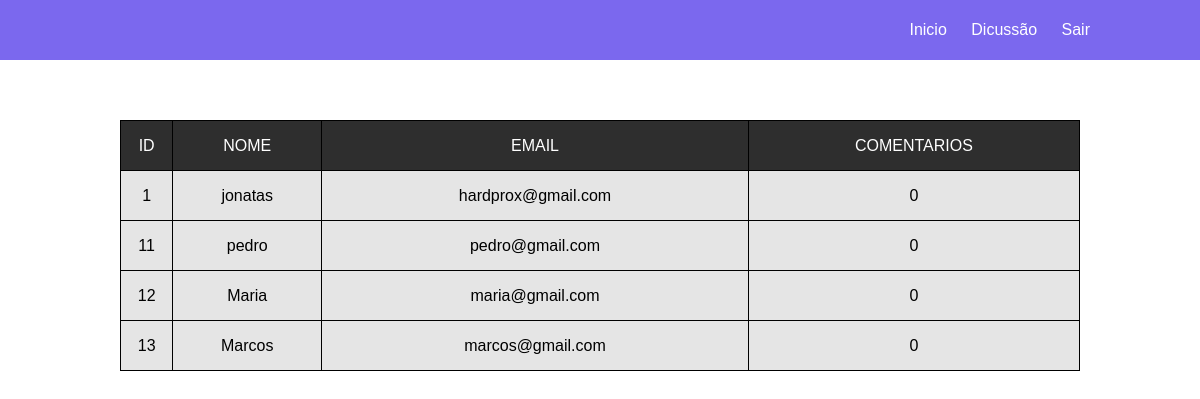
Page /dados.php (signed in) on the committed database.
### tables this page shows
CREATE TABLE `usuarios` (
  `id` int(11) NOT NULL,
  `nome` varchar(40) DEFAULT NULL,
  `email` varchar(40) DEFAULT NULL,
  `senha` varchar(32) DEFAULT NULL
);

### classes/usuarios.php (called while the page is built, shortened)
<?php
class Usuario{
	private $pdo;
	public function __construct($dbname, $host, $usuario, $senha){
		try{
			$this->pdo = new PDO("mysql: host=".$host.";dbname=".$dbname,$usuario,$senha);
		} catch(PDOException $e){
			echo "Erro DB: ".$e->getCode()." Mensagem: ".$e->getMessage();
		} catch(Exception $e){
			echo "Erro: ".$e->getCode()." Mensagem: ".$e->getMessage();
		}
	}
	public function buscarTodosUser(){
		$cmd = $this->pdo->prepare("
				SELECT usuarios.id,usuarios.nome,usuarios.email,
				COUNT(comentarios.id) as 'quantidade'
				FROM usuarios
				LEFT JOIN comentarios
				on usuarios.id = comentarios.pk_id_usuario
				GROUP by usuarios.id
			");
		$cmd->execute();
		$dados = $cmd->fetchALL(PDO::FETCH_ASSOC);
		return $dados;
	}
}

### dados.php (the view, shortened to what this page needs)
<?php
require_once 'classes/usuarios.php';
$us = new Usuario("projeto_comentarios", "localhost", "root", "");
$dados = $us->buscarTodosUser();
?>
<!DOCTYPE html>
<html>
<head>
</head>
<body>
	<nav>
		<ul>
			<li><a href="index.php">Inicio</a></li>
			<li><a href="discussao.php">Dicussão</a></li>
			<li><a href="sair.php">Sair</a></li>
		</ul>
	</nav>
	<table>
		<tr id="titulo">
			<td>ID</td>
			<td>NOME</td>
			<td>EMAIL</td>
			<td>COMENTARIOS</td>
		</tr>
		<?php
			if(count($dados) > 0)
			{
				foreach ($dados as $v) {
		?>
		<tr>
			<td><?php echo $v['id']; ?></td>
			<td><?php echo $v['nome']; ?></td>
			<td><?php echo $v['email']; ?></td>
			<td><?php echo $v['quantidade']; ?></td>
		</tr>
		<?php
				}
		}
		?>
	</table>
</body>
</html>

### dados.php (style rules this page uses)
* { margin: 0; padding: 0; }
body { font-family: arial; }
nav { background: rgba(123,104,238); height: 60px; margin-bottom: 60px; }
ul { list-style: none; float: right; margin-right: 100px; }
li { display: inline-block; line-height: 60px; padding: 0px 10px; }
li a { text-decoration: none; color: white; }
table { width: 80%; background-color: rgba(0,0,0,.1); margin: 0 auto; border-collapse: collapse; }
tr#titulo { background: rgba(0,0,0,.8); color: #fff; text-align: center; }
tr { height: 50px; text-align: center; }
td { border: 1px solid black; }

### rows in the picture
usuarios: id "1", nome "jonatas", email "hardprox@gmail.com", quantidade "0"
usuarios: id "11", nome "pedro", email "pedro@gmail.com", quantidade "0"
usuarios: id "12", nome "Maria", email "maria@gmail.com", quantidade "0"
usuarios: id "13", nome "Marcos", email "marcos@gmail.com", quantidade "0"
